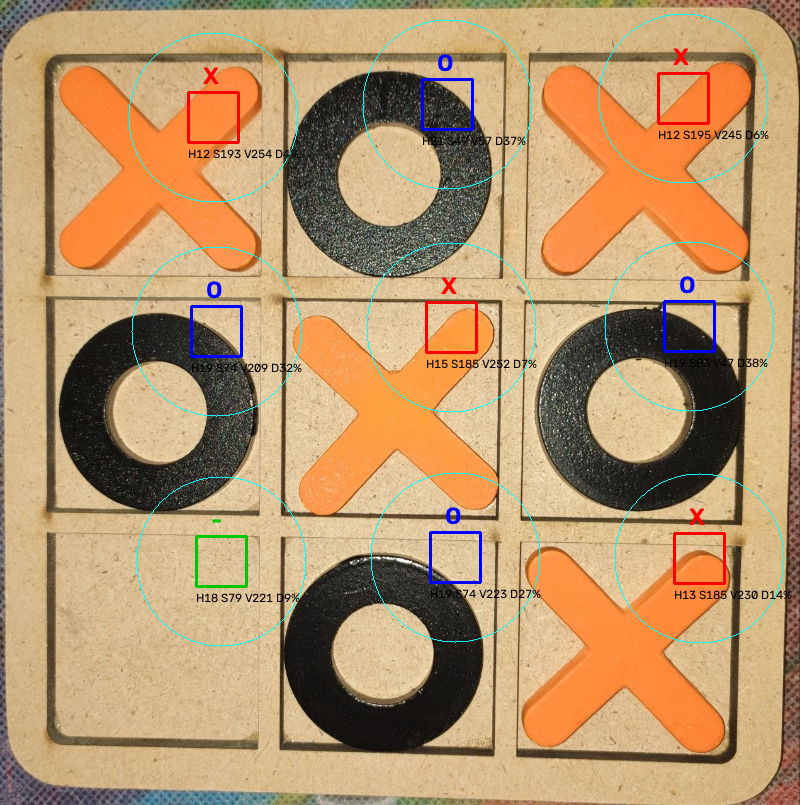
#> input picture check_result.png, 800 x 805 px
$ python -i vision.py   (imports and definitions only)
#> lines starting #> are read from the running program, lines starting #| are printed output that depends on the picture; after the words box and inside, x2 and y2 are one past the last pixel; in counts of white or black regions, pixels touching at a corner belong together
"""
Tic-tac-toe vision module (photos only, no live camera needed).
X = ORANGE pieces, O = BLACK pieces, board = tan / light.

Usage:
    python vision.py pick  empty.jpg          # click the 9 cell centers (run once)
    python vision.py check photo.jpg          # read one photo, show H/S/V per cell
    python vision.py test  tests/             # run every photo in a folder, pass/fail

Test file names must START with the expected board, 9 characters, row by row:
    X = orange piece, O = black piece, - = empty
then an underscore and anything you like. Example:
    XO-_-X-_O--_evening_lamp.jpg   -> but written WITHOUT spaces/extra underscores
    i.e.  XO--X-O--_evening.jpg
        X O .
        . X .
        O . .
"""

import sys
import os
import json
import glob
import cv2
import numpy as np

# ----------------------------------------------------------------------
# SETTINGS - tune these in Step 4 using the H/S/V numbers from `check`
# ----------------------------------------------------------------------
IMG_WIDTH = 800          # every image is resized to this width (keeps aspect ratio)
HALF = 25                # half-size of the square patch around each cell center
CENTERS_FILE = "centers.json"

# Black piece (O): it is a ring (washer) with a hole, so a tiny center square would
# only see the board through the hole. Instead we look at a bigger circle around
# the cell center and measure what FRACTION of its pixels are dark.
# A ring covers a big part of the circle; an empty cell has almost none.
# This keeps working even if your click on the center was a few pixels off.
SAMPLE_R = 85            # radius of the circle (pixels in the resized image)
DARK_V = 120             # a pixel with brightness below this counts as "dark"
DARK_FRAC_MIN = 0.25     # if at least this fraction is dark -> black piece -> O

# Orange piece (X): strongly colorful. The tan board has similar hue but much
# lower saturation (your board: S about 85-110, orange piece: S about 200).
ORANGE_SAT_MIN = 150     # saturation must be at least this -> X
ORANGE_H_MIN = 5         # orange hue range (OpenCV hue is 0-179)
ORANGE_H_MAX = 25
# ----------------------------------------------------------------------


def load(path):
    """Read an image and resize it to a fixed width so coordinates always match."""
#> called with path = 'check_result.png'
    img = cv2.imread(path)
#> img is the input picture: shape (805, 800, 3); mean B, G, R 108.6, 149.3, 183.4
    if img is None:
        sys.exit(f"Could not read image: {path}")
    h, w = img.shape[:2]
#> h = 805; w = 800
    scale = IMG_WIDTH / w
#> scale = 1
    return cv2.resize(img, (IMG_WIDTH, int(h * scale)))


def load_centers():
    if not os.path.exists(CENTERS_FILE):
        sys.exit(f"{CENTERS_FILE} not found. Run:  python vision.py pick empty.jpg")
    with open(CENTERS_FILE) as f:
#> (reads centers.json from the repository)
        return [tuple(p) for p in json.load(f)]


def read_cell(img, cx, cy):
    """Return (label, h, s, v) for the patch around (cx, cy)."""
#> called with cx = 213, cy = 117
    patch = img[cy - HALF:cy + HALF, cx - HALF:cx + HALF]
    hsv = cv2.cvtColor(patch, cv2.COLOR_BGR2HSV)
#> hsv: shape (50, 50, 3); mean H, S, V 10.7, 198.8, 251.4
    h = float(np.median(hsv[:, :, 0]))
#> h = 12
    s = float(np.median(hsv[:, :, 1]))
#> s = 194
    v = float(np.median(hsv[:, :, 2]))
#> v = 255

    # Fraction of dark pixels in a circle around the center (for the black ring piece)
    r = SAMPLE_R
    y0, x0 = max(cy - r, 0), max(cx - r, 0)
    region = img[y0:cy + r, x0:cx + r]
    yy, xx = np.ogrid[y0:y0 + region.shape[0], x0:x0 + region.shape[1]]
#> yy = 170 values from 32 to 201
    mask = ((yy - cy) ** 2 + (xx - cx) ** 2) <= r ** 2
    vals = cv2.cvtColor(region, cv2.COLOR_BGR2HSV)[:, :, 2][mask]
    dark = float(np.mean(vals < DARK_V))
#> dark = 0.0443

    label = "-"
    if s >= ORANGE_SAT_MIN and ORANGE_H_MIN <= h <= ORANGE_H_MAX:
        label = "X"                                   # orange piece
    elif dark >= DARK_FRAC_MIN:
        label = "O"                                   # black piece
    return label, h, s, v, dark


def read_board(img, centers):
    return [read_cell(img, cx, cy) for cx, cy in centers]
#> in read_cell (call 2), `hsv = cv2.cvtColor(patch, cv2.COLOR_BGR2HSV)`: hsv: shape (50, 50, 3); mean H, S, V 36.6, 79.2, 105.6
#> in read_cell (call 3), `hsv = cv2.cvtColor(patch, cv2.COLOR_BGR2HSV)`: hsv: shape (50, 50, 3); mean H, S, V 12.3, 171, 237.4
#> in read_cell (call 4), `hsv = cv2.cvtColor(patch, cv2.COLOR_BGR2HSV)`: hsv: shape (50, 50, 3); mean H, S, V 33.1, 87.5, 160.7
#> in read_cell (call 5), `hsv = cv2.cvtColor(patch, cv2.COLOR_BGR2HSV)`: hsv: shape (50, 50, 3); mean H, S, V 13.9, 165.2, 245.1
#> in read_cell (call 6), `hsv = cv2.cvtColor(patch, cv2.COLOR_BGR2HSV)`: hsv: shape (50, 50, 3); mean H, S, V 31.6, 100, 124.3
#> in read_cell (call 6), `h = float(np.median(hsv[:, :, 0]))`: h = 19
#> in read_cell (call 6), `s = float(np.median(hsv[:, :, 1]))`: s = 85
#> in read_cell (call 6), `v = float(np.median(hsv[:, :, 2]))`: v = 95
#> in read_cell (call 6), `region = img[y0:cy + r, x0:cx + r]`:
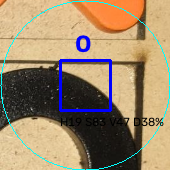
#> region: shape (170, 170, 3); mean B, G, R 105.9, 134.9, 156.1
#> in read_cell (call 6), `dark = float(np.mean(vals < DARK_V))`: dark = 0.367
#> in read_cell (call 7), `hsv = cv2.cvtColor(patch, cv2.COLOR_BGR2HSV)`: hsv: shape (50, 50, 3); mean H, S, V 23, 99.8, 217.6
#> in read_cell (call 7), `h = float(np.median(hsv[:, :, 0]))`: h = 18
#> in read_cell (call 7), `s = float(np.median(hsv[:, :, 1]))`: s = 80
#> in read_cell (call 7), `v = float(np.median(hsv[:, :, 2]))`: v = 220
#> in read_cell (call 7), `region = img[y0:cy + r, x0:cx + r]`:
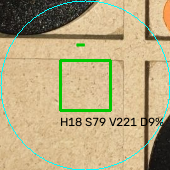
#> region: shape (170, 170, 3); mean B, G, R 129.2, 169.2, 183.6
#> in read_cell (call 7), `dark = float(np.mean(vals < DARK_V))`: dark = 0.0949
#> in read_cell (call 8), `patch = img[cy - HALF:cy + HALF, cx - HALF:cx + HALF]`:
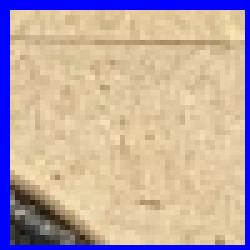
#> patch: shape (50, 50, 3) (shown 5 times larger); mean B, G, R 163.6, 169, 189.3
#> in read_cell (call 8), `hsv = cv2.cvtColor(patch, cv2.COLOR_BGR2HSV)`: hsv: shape (50, 50, 3); mean H, S, V 31, 95.5, 219
#> in read_cell (call 8), `h = float(np.median(hsv[:, :, 0]))`: h = 19
#> in read_cell (call 8), `s = float(np.median(hsv[:, :, 1]))`: s = 75
#> in read_cell (call 8), `v = float(np.median(hsv[:, :, 2]))`: v = 225
#> in read_cell (call 8), `region = img[y0:cy + r, x0:cx + r]`:
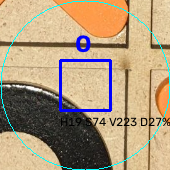
#> region: shape (170, 170, 3); mean B, G, R 124.3, 153.3, 174.7
#> in read_cell (call 8), `dark = float(np.mean(vals < DARK_V))`: dark = 0.268
#> in read_cell (call 9), `patch = img[cy - HALF:cy + HALF, cx - HALF:cx + HALF]`:
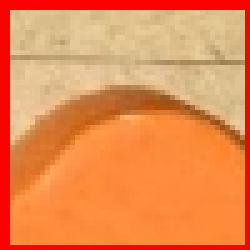
#> patch: shape (50, 50, 3) (shown 5 times larger); mean B, G, R 80.7, 138.2, 235.2
#> in read_cell (call 9), `hsv = cv2.cvtColor(patch, cv2.COLOR_BGR2HSV)`: hsv: shape (50, 50, 3); mean H, S, V 13.1, 164.8, 235.2
#> in read_cell (call 9), `h = float(np.median(hsv[:, :, 0]))`: h = 13
#> in read_cell (call 9), `s = float(np.median(hsv[:, :, 1]))`: s = 193
#> in read_cell (call 9), `v = float(np.median(hsv[:, :, 2]))`: v = 249
#> in read_cell (call 9), `region = img[y0:cy + r, x0:cx + r]`:
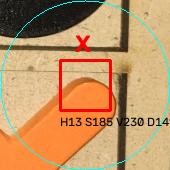
#> region: shape (170, 170, 3); mean B, G, R 100.7, 147.7, 191.6
#> in read_cell (call 9), `dark = float(np.mean(vals < DARK_V))`: dark = 0.142


def print_grid(cells):
    for r in range(3):
        print(" ".join(c[0] if c[0] != "-" else "." for c in cells[r * 3:r * 3 + 3]))


# ----------------------------------------------------------------------
# pick: click the 9 centers
# ----------------------------------------------------------------------
# [40 lines left out: function cmd_pick, not called in this run]


# ----------------------------------------------------------------------
# check: read one photo and show details
# ----------------------------------------------------------------------
def cmd_check(path):
    img = load(path)
    centers = load_centers()
    cells = read_board(img, centers)
#> cells = [('X', 12, 194, 255, 0.0443), ('O', 24, 53, 61, 0.354), ('X', 12, 198, 250, 0.0654), ('O', 19, 76, 215, 0.309), ('X', 15, 189, 254, 0.0764), ('O', 19, 85, 95, 0.367), ('-', 18, 80, 220, 0.0949), ('O', 19, 75, 225, 0.268), ('X', 13, 193, 249, 0.142)]

    print("\nBoard read:")
    print_grid(cells)
#> the loop in print_grid, `for r in range(3):` made 3 passes
#| X O X
#| O X O
#| . O X
    print("\nCell   label    H     S     V   dark%")
    for i, (label, h, s, v, rv) in enumerate(cells):
        print(f"  {i + 1}      {label}    {h:5.1f} {s:5.1f} {v:5.1f} {rv * 100:5.0f}%")
#> this loop made 9 passes
#|   1      X     12.0 194.0 255.0     4%
#|   2      O     24.0  53.0  61.0    35%
#|   3      X     12.0 198.0 250.0     7%
#|   4      O     19.0  76.0 215.0    31%
#|   5      X     15.0 189.0 254.0     8%
#|   6      O     19.0  85.0  95.0    37%
#|   7      -     18.0  80.0 220.0     9%
#|   8      O     19.0  75.0 225.0    27%
#> (further printed lines are left out)

    view = img.copy()
    colors = {"X": (0, 0, 255), "O": (255, 0, 0), "-": (0, 200, 0)}
    for (cx, cy), (label, h, s, v, rv) in zip(centers, cells):
        cv2.rectangle(view, (cx - HALF, cy - HALF), (cx + HALF, cy + HALF), colors[label], 2)
        cv2.circle(view, (cx, cy), SAMPLE_R, (255, 255, 0), 1)     # black-piece sampling circle
        cv2.putText(view, label, (cx - 10, cy - HALF - 8),
                    cv2.FONT_HERSHEY_SIMPLEX, 0.8, colors[label], 2)
        cv2.putText(view, f"H{h:.0f} S{s:.0f} V{v:.0f} D{rv * 100:.0f}%", (cx - HALF, cy + HALF + 16),
                    cv2.FONT_HERSHEY_SIMPLEX, 0.4, (0, 0, 0), 1)
#> this loop made 9 passes
#> (cx, cy, label, h, s, v, rv) on passes 1 to 9: (213, 117, 'X', 12, 194, 255, 0.0443), (447, 104, 'O', 24, 53, 61, 0.354), (683, 98, 'X', 12, 198, 250, 0.0654), (216, 331, 'O', 19, 76, 215, 0.309), (451, 327, 'X', 15, 189, 254, 0.0764), (689, 326, 'O', 19, 85, 95, 0.367), (221, 561, '-', 18, 80, 220, 0.0949), (455, 557, 'O', 19, 75, 225, 0.268), (699, 558, 'X', 13, 193, 249, 0.142)
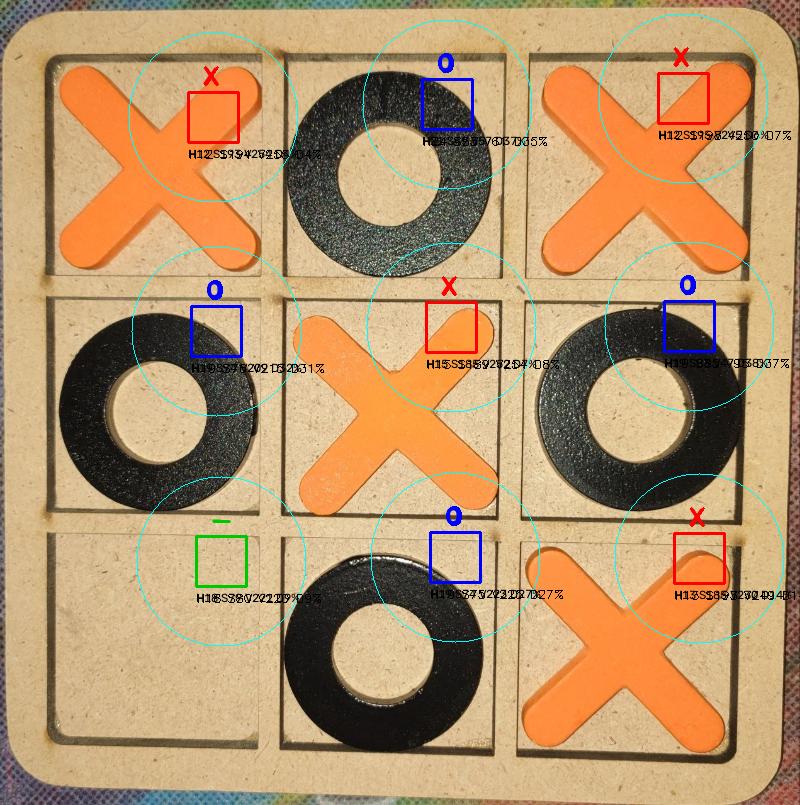
#> view: shape (805, 800, 3); 0.49% of pixels changed, all inside (x1, y1, x2, y2) = (190, 47, 800, 603)
    out = "check_result.png"
    cv2.imwrite(out, view)
    print(f"\nSaved overlay to {out}. Showing window - press any key to close.")
    cv2.imshow("check", view)
    cv2.waitKey(0)
    cv2.destroyAllWindows()


# ----------------------------------------------------------------------
# test: run a whole folder against expected answers in the filenames
# ----------------------------------------------------------------------
# [50 lines left out: functions expected_from_name, cmd_test, main, not called in this run]


# [2 lines not run here, left out]

>>> result = cmd_check('check_result.png')
